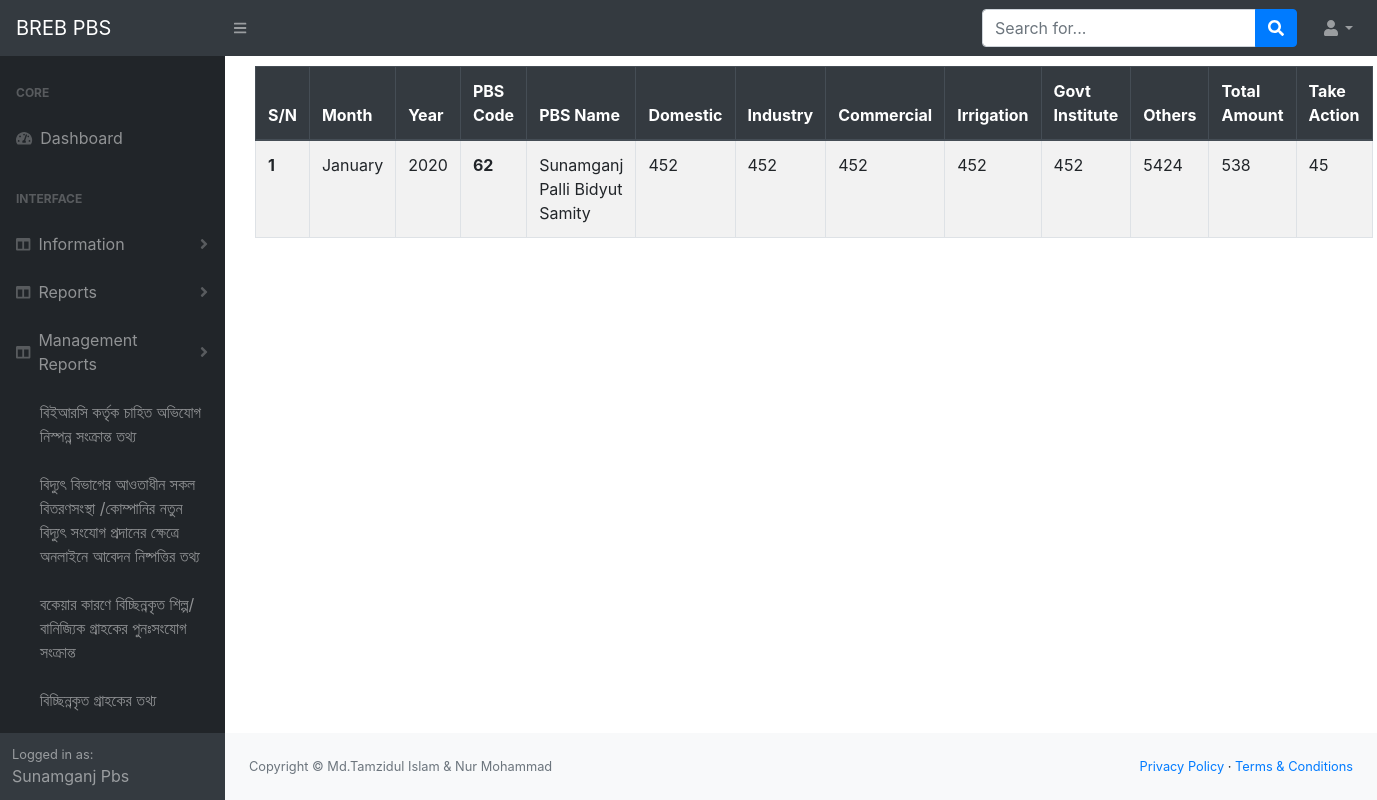
The page /my-connected-consumer (signed in) on the database its author committed.
### infoapp/models.py (models this page shows, shortened)
class ConnectedConsumerInfo(models.Model):
    pbs_code=models.IntegerField(blank=True, null=True)
    management_code=models.IntegerField(blank=True,null=True)
    month=models.CharField(max_length=10, blank=True, null=True)
    year=models.CharField(max_length=10,blank=True, null=True)
    domestic=models.CharField(max_length=250, blank=True,null=True)
    industry=models.CharField(max_length=250, blank=True, null=True)
    commercial=models.CharField(max_length=250, blank=True, null=True)
    irrigation=models.CharField(max_length=250, blank=True, null=True)
    govt_institute=models.CharField(max_length=250, blank=True, null=True)
    other=models.CharField(max_length=250, blank=True, null=True)
    total_amount=models.CharField(max_length=250, blank=True, null=True)
    taken_action=models.TextField(max_length=250, blank=True, null=True)

class PbsInfo(models.Model):
    user=models.OneToOneField(User, on_delete=models.CASCADE)
    pbs_name=models.CharField(max_length=50)
    pbs_name_benglai=models.CharField(max_length=50)
    pbs_code=models.IntegerField(blank=True, null= True)
    management_code=models.IntegerField(blank=True, null=True)
    address=models.TextField(blank=True, null=True)
    mobile_no=models.TextField(blank=True , null=True)

### infoapp/views.py (the view)
# urls.py: path('my-connected-consumer', views.my_connected_consumer , name='my_connected_consumer'),
def my_connected_consumer(request):
    current_user=request.user
    user_id=current_user.id
    user_pbs_info=PbsInfo.objects.get(user__pk=user_id)
    pbs_code=user_pbs_info.pbs_code
    print(pbs_code)
    my_data=ConnectedConsumerInfo.objects.filter(pbs_code=pbs_code)
    context={'my_data':my_data,'user_pbs_info':user_pbs_info}
    return render(request, 'my_connected_consumer.html',context)

### templates/my_connected_consumer.html
{% extends 'base.html'%}
{% block content %}
<div class="container">
    <div class="cow">
        <table class="table table-striped table-bordered" style="margin-top: 10px;">
            <thead class="thead-dark">
              <tr>
                <th scope="col">S/N</th>
                <th scope="col">Month</th>
                <th scope="col">Year</th>
                <th scope="col">PBS Code</th>
                <th scope="col">PBS Name</th>
                <th scope="col">Domestic</th>
                <th scope="col">Industry</th>
                <th scope="col">Commercial</th>
                <th scope="col">Irrigation</th>
                <th scope="col">Govt Institute</th>
                <th scope="col">Others</th>
                <th scope="col">Total Amount</th>
                <th scope="col">Take Action</th>
              </tr>
            </thead>
            <tbody>
                {% for my_data in my_data%}
              <tr>
                <th>{{ forloop.counter }}</th>
                <td>{{ my_data.month }}</td>
                <td>{{ my_data.year }}</td>
                <th scope="row">{{ my_data.pbs_code }}</th>
                <td>{{ user_pbs_info.pbs_name }}</td>
                <td>{{ my_data.domestic }}</td>
                <td>{{ my_data.industry }}</td>
                <td>{{ my_data.commercial }}</td>
                <td>{{ my_data.irrigation }}</td>
                <td>{{ my_data.govt_institute }}</td>
                <td>{{ my_data.other }}</td>
                <td>{{ my_data.total_amount }}</td>
                <td>{{ my_data.taken_action }}</td>
              </tr>
              {% endfor %}
            </tbody>
        </table>
    </div>
</div>
{% endblock %}

### templates/base.html (shortened to what this page needs)
{% load static %}
<!DOCTYPE html>
<html lang="en">
    <head>
        <link href="{% static 'css/styles.css'%}" rel="stylesheet" />
        <link href="https://cdn.datatables.net/1.10.20/css/dataTables.bootstrap4.min.css" rel="stylesheet" />
    </head>
    <body class="sb-nav-fixed">
        <nav class="sb-topnav navbar navbar-expand navbar-dark bg-dark">
            <a class="navbar-brand" href="home_page.html">BREB PBS</a>
            <button class="btn btn-link btn-sm order-1 order-lg-0" id="sidebarToggle" href="#"><i class="fas fa-bars"></i></button>
            <form class="d-none d-md-inline-block form-inline ml-auto mr-0 mr-md-3 my-2 my-md-0">
                <div class="input-group">
                    <input class="form-control" type="text" placeholder="Search for..." aria-label="Search" aria-describedby="basic-addon2" />
                    <div class="input-group-append">
                        <button class="btn btn-primary" type="button"><i class="fas fa-search"></i></button>
                    </div>
                </div>
            </form>
            <ul class="navbar-nav ml-auto ml-md-0">
                <li class="nav-item dropdown">
                    <a class="nav-link dropdown-toggle" id="userDropdown" href="#" role="button" data-toggle="dropdown" aria-haspopup="true" aria-expanded="false"><i class="fas fa-user fa-fw"></i></a>
                </li>
            </ul>
        </nav>
        <div id="layoutSidenav">
            <div id="layoutSidenav_nav">
                <nav class="sb-sidenav accordion sb-sidenav-dark" id="sidenavAccordion">
                    <div class="sb-sidenav-menu">
                        <div class="nav">
                            <div class="sb-sidenav-menu-heading">Core</div>
                            <a class="nav-link" href="index.html">
                                <div class="sb-nav-link-icon"><i class="fas fa-tachometer-alt"></i></div>
                                Dashboard
                            </a>
                            <div class="sb-sidenav-menu-heading">Interface</div>
                            <a class="nav-link collapsed" href="#" data-toggle="collapse" data-target="#collapseLayouts" aria-expanded="false" aria-controls="collapseLayouts">
                                <div class="sb-nav-link-icon"><i class="fas fa-columns"></i></div>
                                Information
                                <div class="sb-sidenav-collapse-arrow"><i class="fas fa-angle-down"></i></div>
                            </a>
                            <a class="nav-link collapsed" href="#" data-toggle="collapse" data-target="#collapseLayoutss" aria-expanded="false" aria-controls="collapseLayouts">
                                <div class="sb-nav-link-icon"><i class="fas fa-columns"></i></div>
                                Reports
                                <div class="sb-sidenav-collapse-arrow"><i class="fas fa-angle-down"></i></div>
                            </a>
                            <a class="nav-link collapsed" href="#" data-toggle="collaps" data-target="#collapseLayoutss" aria-expanded="false" aria-controls="collapseLayouts">
                                <div class="sb-nav-link-icon"><i class="fas fa-columns"></i></div>
                                Management Reports
                                <div class="sb-sidenav-collapse-arrow"><i class="fas fa-angle-down"></i></div>
                            </a>
                            <div class="collaps" id="collapseLayoutss" aria-labelledby="headingOne" data-parent="#sidenavAccordion">
                                <nav class="sb-sidenav-menu-nested nav">
                                    <a class="nav-link" href="{% url 'infoapp:m_berc_info' %}">বিইআরসি কর্তৃক চাহিত অভিযোগ নিস্পন্ন সংক্রান্ত তথ্য</a>
                                    <a class="nav-link" href="{% url 'infoapp:m_new_con_info' %}">বিদ্যুৎ বিভাগের আওতাধীন সকল বিতরণসংস্থা /কোম্পানির নতুন বিদ্যুৎ সংযোগ প্রদানের ক্ষেত্রে অনলাইনে আবেদন নিষ্পত্তির তথ্য</a>
                                    <a class="nav-link" href="{% url 'infoapp:m_industry_commercial_dc_rc' %}">বকেয়ার কারণে বিচ্ছিন্নকৃত শিল্প/বানিজ্যিক গ্রাহকের পুনঃসংযোগ সংক্রান্ত</a>
                                    <a class="nav-link" href="{% url 'infoapp:m_dc_consumer' %}">বিচ্ছিন্নকৃত গ্রাহকের তথ্য</a>
                                    <a class="nav-link" href="{% url 'infoapp:m_connected_consumer' %}">অবিচ্ছিন্নকৃত গ্রাহকের তথ্য</a>
                                </nav>
                            </div>
                        </div>
                    </div>
                    <div class="sb-sidenav-footer">
                        <div class="small">Logged in as:</div>
                        {{ user.first_name|title}}    {{user.last_name|title}}
                    </div>
                </nav>
            </div>
            <div id="layoutSidenav_content">
                {% block content %}
                {% endblock %}
                <footer class="py-4 bg-light mt-auto">
                    <div class="container-fluid">
                        <div class="d-flex align-items-center justify-content-between small">
                            <div class="text-muted">Copyright &copy; Md.Tamzidul Islam & Nur Mohammad</div>
                            <div>
                                <a href="#">Privacy Policy</a>
                                &middot;
                                <a href="#">Terms &amp; Conditions</a>
                            </div>
                        </div>
                    </div>
                </footer>
            </div>
        </div>
    </body>
</html>

### rows shown on the page
ConnectedConsumerInfo: month "January", year "2020", pbs_code "62", domestic "452", industry "452", commercial "452", irrigation "452", govt_institute "452", other "5424", total_amount "538", taken_action "45"
PbsInfo: pbs_name "Sunamganj Palli Bidyut Samity"

### other values the page prints
{{ user.first_name|title }} "Sunamganj"
{{ user.last_name|title }} "Pbs"
